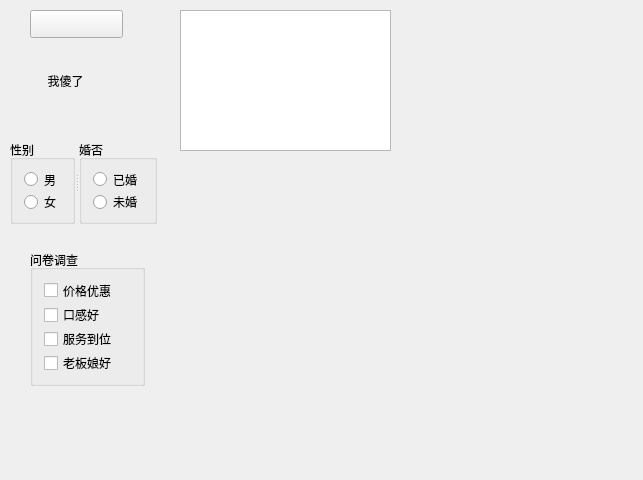
<?xml version="1.0" encoding="UTF-8"?>
<ui version="4.0">
 <class>MainWindow</class>
 <widget class="QMainWindow" name="MainWindow">
  <property name="geometry">
   <rect>
    <x>0</x>
    <y>0</y>
    <width>643</width>
    <height>480</height>
   </rect>
  </property>
  <property name="windowTitle">
   <string>MainWindow</string>
  </property>
  <widget class="QWidget" name="centralWidget">
   <widget class="QPushButton" name="pushButton">
    <property name="geometry">
     <rect>
      <x>30</x>
      <y>10</y>
      <width>93</width>
      <height>28</height>
     </rect>
    </property>
    <property name="sizePolicy">
     <sizepolicy hsizetype="MinimumExpanding" vsizetype="Fixed">
      <horstretch>0</horstretch>
      <verstretch>0</verstretch>
     </sizepolicy>
    </property>
    <property name="text">
     <string/>
    </property>
    <property name="icon">
     <iconset>
      <normaloff>:/1.jpg</normaloff>:/1.jpg</iconset>
    </property>
   </widget>
   <widget class="QToolButton" name="toolButton">
    <property name="geometry">
     <rect>
      <x>20</x>
      <y>50</y>
      <width>91</width>
      <height>61</height>
     </rect>
    </property>
    <property name="text">
     <string>我傻了</string>
    </property>
    <property name="icon">
     <iconset>
      <normaloff>:/2.jpg</normaloff>:/2.jpg</iconset>
    </property>
    <property name="iconSize">
     <size>
      <width>32</width>
      <height>32</height>
     </size>
    </property>
    <property name="autoRaise">
     <bool>true</bool>
    </property>
   </widget>
   <widget class="QGroupBox" name="groupBox_3">
    <property name="geometry">
     <rect>
      <x>30</x>
      <y>250</y>
      <width>115</width>
      <height>136</height>
     </rect>
    </property>
    <property name="title">
     <string>问卷调查</string>
    </property>
    <layout class="QVBoxLayout" name="verticalLayout_3">
     <item>
      <widget class="QCheckBox" name="checkBox">
       <property name="text">
        <string>价格优惠</string>
       </property>
      </widget>
     </item>
     <item>
      <widget class="QCheckBox" name="checkBox_2">
       <property name="text">
        <string>口感好</string>
       </property>
      </widget>
     </item>
     <item>
      <widget class="QCheckBox" name="checkBox_3">
       <property name="text">
        <string>服务到位</string>
       </property>
      </widget>
     </item>
     <item>
      <widget class="QCheckBox" name="checkBox_4">
       <property name="text">
        <string>老板娘好</string>
       </property>
      </widget>
     </item>
    </layout>
   </widget>
   <widget class="QListWidget" name="listWidget">
    <property name="geometry">
     <rect>
      <x>180</x>
      <y>10</y>
      <width>211</width>
      <height>141</height>
     </rect>
    </property>
   </widget>
   <widget class="QSplitter" name="splitter">
    <property name="geometry">
     <rect>
      <x>10</x>
      <y>140</y>
      <width>147</width>
      <height>84</height>
     </rect>
    </property>
    <property name="orientation">
     <enum>Qt::Horizontal</enum>
    </property>
    <widget class="QGroupBox" name="groupBox">
     <property name="title">
      <string>性别</string>
     </property>
     <layout class="QVBoxLayout" name="verticalLayout">
      <item>
       <widget class="QRadioButton" name="rBtnman">
        <property name="text">
         <string>男</string>
        </property>
       </widget>
      </item>
      <item>
       <widget class="QRadioButton" name="rBtnwoman">
        <property name="text">
         <string>女</string>
        </property>
       </widget>
      </item>
     </layout>
    </widget>
    <widget class="QGroupBox" name="groupBox_2">
     <property name="title">
      <string>婚否</string>
     </property>
     <layout class="QVBoxLayout" name="verticalLayout_2">
      <item>
       <widget class="QRadioButton" name="radioButton_3">
        <property name="text">
         <string>已婚</string>
        </property>
       </widget>
      </item>
      <item>
       <widget class="QRadioButton" name="radioButton_4">
        <property name="text">
         <string>未婚</string>
        </property>
       </widget>
      </item>
     </layout>
    </widget>
   </widget>
  </widget>
 </widget>
 <layoutdefault spacing="6" margin="11"/>
 <resources/>
 <connections/>
</ui>
